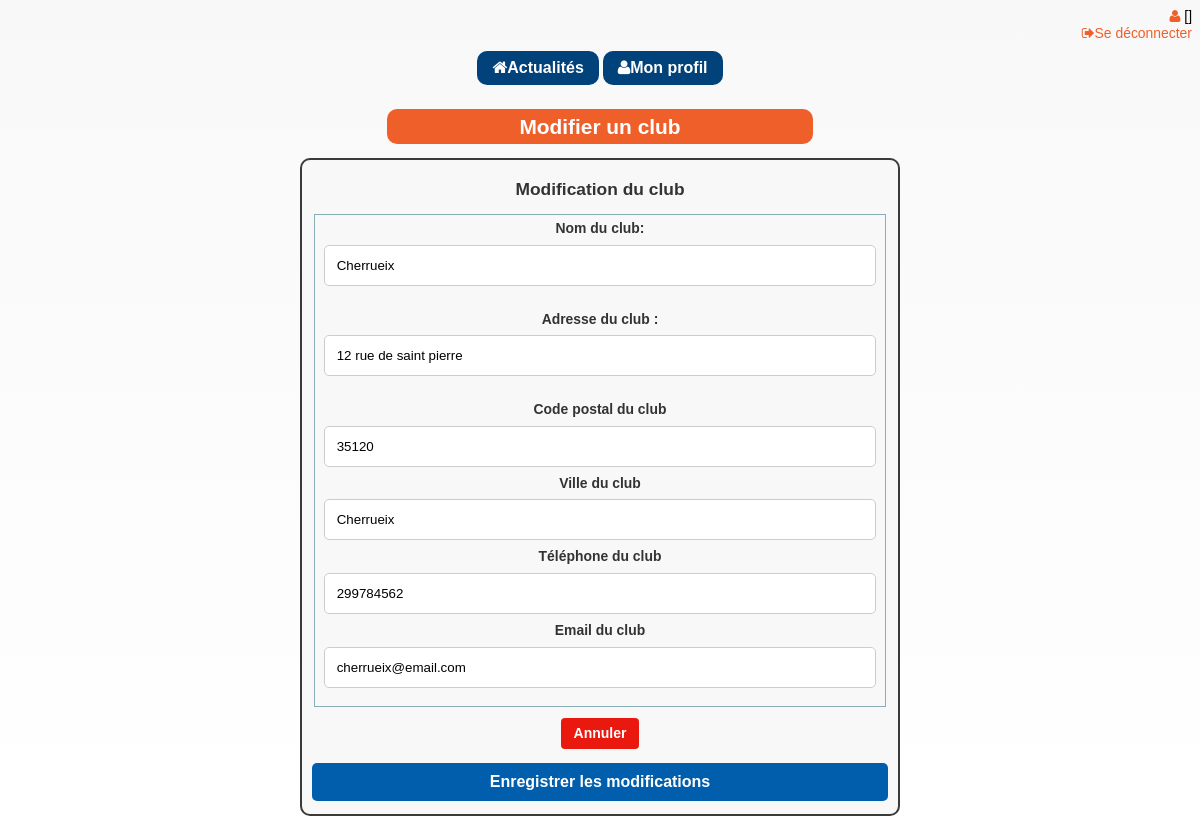
The page /club2021/club/form_modif_club.php?numID=54 (signed in) on the database as committed earlier.
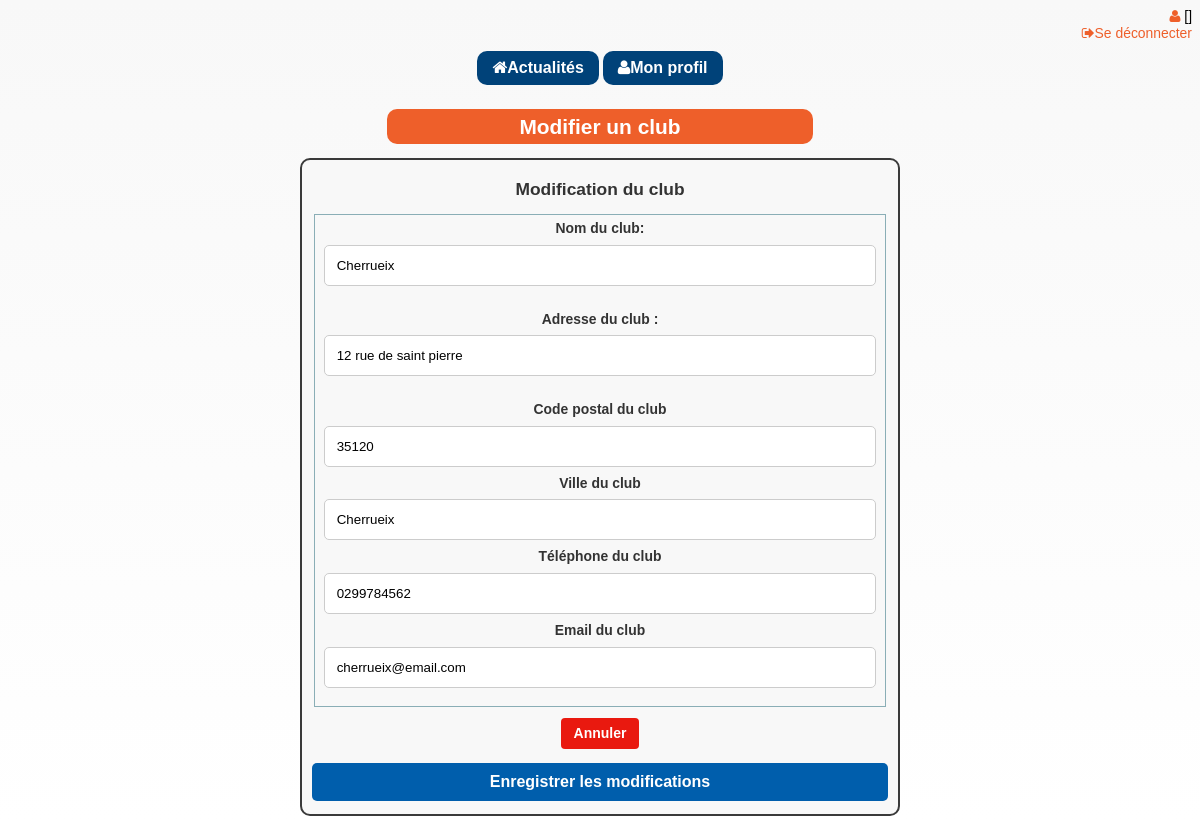
The same page on the database as committed later.
### tables this page shows
CREATE TABLE Clubs(
        club_id      Int  Auto_increment  NOT NULL ,
        club_nom     Varchar (100) NOT NULL ,
        club_adresse Varchar (100) NOT NULL ,
        club_cp      Varchar (5) NOT NULL ,
        club_ville   Varchar (100) NOT NULL ,
        club_tel     Text NOT NULL ,
        club_email   Varchar (60) NOT NULL
	,CONSTRAINT Clubs_PK PRIMARY KEY (club_id)
);

### club2021/club/form_modif_club.php (the view, shortened to what this page needs)
<?php
require('../inc/header.php');
$req = $pdo->prepare('SELECT  * FROM clubs WHERE club_id=:num');
$req->bindValue(':num', $_GET['numID'], PDO::PARAM_INT);
$req->execute();
$contact = $req->fetch(PDO::FETCH_ASSOC);
?>
<body>
    <div class="txt-center">
        <h1 class="h1">Modifier un club</h1>
        <form class="form form--m center" method="post" action="">
            <h2><strong>Modification du club</h2>
            <fieldset>
                <div>
                    <label class="size-s" for="club_nom">Nom du club:</label>
                    <input id="club_nom" name="club_nom" type="text" value="<?= $contact['club_nom']; ?>" placeholder="Nom du club" required>
                </div>
                <br>
                <div>
                    <label class="size-s" for="club_adresse">Adresse du club :</label>
                    <input id="club_adresse" name="club_adresse" type="text" placeholder="Adresse du club" value="<?= $contact['club_adresse']; ?>" required>
                </div>
                <br>
                <div>
                    <label class="size-s" for="club_cp">Code postal du club</label>
                    <input id="club_cp" name="club_cp" type="text" placeholder="Code postal du club" value="<?= $contact['club_cp']; ?>" required>
                </div>
                <div>
                    <label class="size-s" for="club_ville">Ville du club</label>
                    <input id="club_ville" name="club_ville" type="text" placeholder="Ville du club" value="<?= $contact['club_ville']; ?>" required>
                </div>
                <div>
                    <label class="size-s" for="club_tel">Téléphone du club</label>
                    <input id="club_tel" name="club_tel" type="text" placeholder="Téléphone du club" value="<?= $contact['club_tel']; ?>" required>
                </div>
                <div>
                    <label class="size-s" for="club_email">Email du club</label>
                    <input id="club_email" name="club_email" type="text" placeholder="Email du club" value="<?= $contact['club_email']; ?>" required>
                </div>
            </fieldset>
            <div class="txt-center">
                <a class="btn--cancel" href="club.php">Annuler</a>
                <input class="btn--default" type="submit" value="Enregistrer les modifications" id="update_club" name="update_club" />
            </div>
        </form>
    </div>
</body>
</html>

Rows that differ between the two databases and show on the page:
changed clubs "Cherrueix": club_tel "299784562" → "0299784562"
